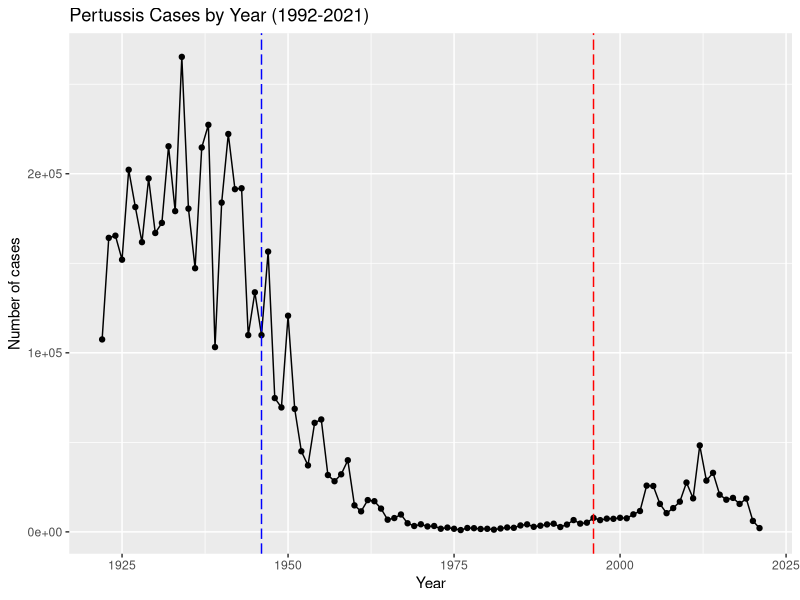

This figure's R source: (Note: this script raises an error after producing the figure.)
## ---- chunk 1
cdc <- data.frame(
                          Year = c(1922L,
                                   1923L,1924L,1925L,1926L,1927L,1928L,
                                   1929L,1930L,1931L,1932L,1933L,1934L,1935L,
                                   1936L,1937L,1938L,1939L,1940L,1941L,
                                   1942L,1943L,1944L,1945L,1946L,1947L,1948L,
                                   1949L,1950L,1951L,1952L,1953L,1954L,
                                   1955L,1956L,1957L,1958L,1959L,1960L,
                                   1961L,1962L,1963L,1964L,1965L,1966L,1967L,
                                   1968L,1969L,1970L,1971L,1972L,1973L,
                                   1974L,1975L,1976L,1977L,1978L,1979L,1980L,
                                   1981L,1982L,1983L,1984L,1985L,1986L,
                                   1987L,1988L,1989L,1990L,1991L,1992L,1993L,
                                   1994L,1995L,1996L,1997L,1998L,1999L,
                                   2000L,2001L,2002L,2003L,2004L,2005L,
                                   2006L,2007L,2008L,2009L,2010L,2011L,2012L,
                                   2013L,2014L,2015L,2016L,2017L,2018L,
                                   2019L,2020L,2021L),
  Reported.Cases = c(107473,
                                   164191,165418,152003,202210,181411,
                                   161799,197371,166914,172559,215343,179135,
                                   265269,180518,147237,214652,227319,103188,
                                   183866,222202,191383,191890,109873,
                                   133792,109860,156517,74715,69479,120718,
                                   68687,45030,37129,60886,62786,31732,28295,
                                   32148,40005,14809,11468,17749,17135,
                                   13005,6799,7717,9718,4810,3285,4249,
                                   3036,3287,1759,2402,1738,1010,2177,2063,
                                   1623,1730,1248,1895,2463,2276,3589,
                                   4195,2823,3450,4157,4570,2719,4083,6586,
                                   4617,5137,7796,6564,7405,7298,7867,
                                   7580,9771,11647,25827,25616,15632,10454,
                                   13278,16858,27550,18719,48277,28639,
                                   32971,20762,17972,18975,15609,18617,6124,
                                   2116)
)
## ---- chunk 2
library(ggplot2)

casesplot <- ggplot (cdc) +
  aes(x= Year, y= Reported.Cases) +
  geom_point() +
  geom_line() +
  labs(title= "Pertussis Cases by Year (1992-2021)", x="Year", y= "Number of cases")
## ---- chunk 3
casesplot + 
  geom_vline(xintercept = 1946, col= "blue", linetype="longdash") + 
  geom_vline(xintercept = 1996, col= "red", linetype="longdash")
## ---- chunk 4
# load in the jsonlite package
library(jsonlite)

# read in main subject database table from the CMI-PB API
subject <- read_json("https://www.cmi-pb.org/api/subject", simplifyVector = TRUE)
head(subject, 3)
## ---- chunk 5
table(subject$infancy_vac)
## ---- chunk 6
table(subject$biological_sex)
## ---- chunk 7
table(subject$race, subject$biological_sex)
## ---- chunk 8
#install lubridate package in R console
library(lubridate)

#create a column "age" in subject dataframe for the age of all subjects in years
subject$age <- time_length(today() -ymd(subject$year_of_birth), "years")
## ---- chunk 9
#load up dplyr to filter subjects age by aP vs wP
library(dplyr)

#filter for aP
ap <- subject %>% filter(infancy_vac == "aP")
round(summary(ap$age))

#filter for wP
wp <- subject %>% filter(infancy_vac == "wP")
round(summary(wp$age))

## ---- chunk 10
specimen <- read_json("http://cmi-pb.org/api/specimen", simplifyVector = T)
ab_titer <- read_json("http://cmi-pb.org/api/v4/plasma_ab_titer", simplifyVector = T)
## ---- chunk 11
head(specimen)
## ---- chunk 12
head(ab_titer)
## ---- chunk 13
meta <- inner_join(specimen, subject)

dim(meta)
head(meta)
## ---- chunk 14
abdata <- inner_join(ab_titer, meta)
dim(abdata)
head(abdata)
## ---- chunk 15
table(abdata$isotype)
## ---- chunk 16
table(abdata$dataset)
## ---- chunk 17
igg <- abdata %>% filter(isotype == "IgG")
head(igg)
## ---- chunk 18
ggplot(igg) +
  aes(igg$MFI_normalised, antigen) +
  geom_boxplot() +
  facet_wrap(vars(visit), nrow=2)
## ---- chunk 19
table(igg$visit)
## ---- chunk 20
ggplot(igg) +
  aes(MFI_normalised, antigen, col=infancy_vac ) +
  geom_boxplot(show.legend = FALSE) + 
  facet_wrap(vars(visit), nrow=2) +
  xlim(0,75) +
  theme_bw()
## ---- chunk 21
abdata.21 <- abdata %>% filter(dataset == "2021_dataset")

abdata.21 %>% 
  filter(isotype == "IgG",  antigen == "PT") %>%
  ggplot() +
    aes(x=planned_day_relative_to_boost,
        y=MFI_normalised,
        col=infancy_vac,
        group=subject_id) +
    geom_point() +
    geom_line() +
    geom_vline(xintercept=0, linetype="dashed") +
    geom_vline(xintercept=14, linetype="dashed") +
  labs(title="2021 dataset IgG PT",
       subtitle = "Dashed lines indicate day 0 (pre-boost) and 14 (apparent peak levels)")
